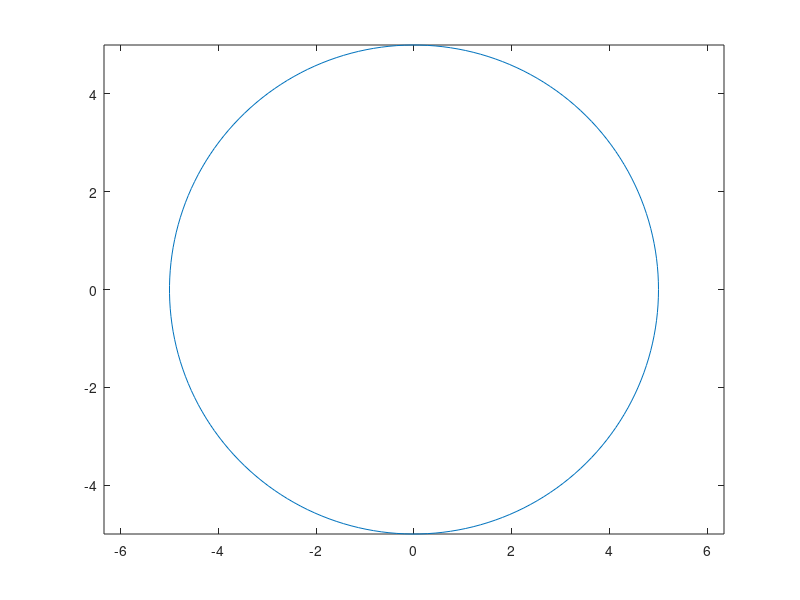

MATLAB code for this plot:
% Write a MATLAB program to determine whether a point lies inside,outside
% or in the ellipse
clc
clear all
a=input('enter the semi lenght of major axis a=\n');
b=input('enter the semi lenght of minor axis b=\n');
x1=input('alpha=\n');
y1=input('beta=\n');
v=(x1^2/a^2)+(y1^2/b^2);
th=linspace(0,2*pi,200);
x=a*cos(th);
y=b*sin(th);
text(x1,y1,'*')
plot(x,y)
hold on
if v<1
    disp('the point inside ellipse')
elseif v==1
    disp('the point on ellipse')
else
    disp('the point outside ellipse')
end
axis equal
